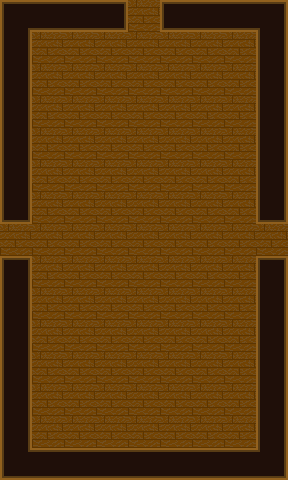

Rendered tile map (Tiled .tmx) drawn with the repository's tilesets; below, a short description and the full map source, tile grids included:
An orthogonal 9x15 tile map with 32x32 px tiles, 1 tile layer (floor).

<map version="1.8" tiledversion="1.8.4" orientation="orthogonal" renderorder="right-down" width="9" height="15" tilewidth="32" tileheight="32" infinite="0" nextlayerid="2" nextobjectid="1">
 <tileset firstgid="1" name="atlas" tilewidth="32" tileheight="32" tilecount="144" columns="12">
  <image source="../rooms/atlas.png" width="384" height="384" />
  <tile id="1">
   <properties>
    <property name="collidable" type="bool" value="true" />
    <property name="key" value="w" />
   </properties>
  </tile>
  <tile id="60">
   <properties>
    <property name="collidable" type="bool" value="true" />
    <property name="key" value="w" />
   </properties>
  </tile>
  <tile id="72">
   <properties>
    <property name="collidable" type="bool" value="true" />
    <property name="key" value="w" />
   </properties>
  </tile>
  <tile id="84">
   <properties>
    <property name="key" value="x" />
   </properties>
  </tile>
  <tile id="96">
   <properties>
    <property name="key" value="x" />
   </properties>
  </tile>
  <tile id="108">
   <properties>
    <property name="key" value="x" />
   </properties>
  </tile>
  <tile id="120">
   <properties>
    <property name="key" value="f" />
   </properties>
  </tile>
 </tileset>
 <layer id="1" name="floor" width="9" height="15">
  <data encoding="csv">
3758096445,2684354633,2684354633,1610612738,121,2684354562,2684354633,2684354633,1073741885,
3221225545,121,121,121,121,121,121,121,3221225545,
3221225545,121,121,121,121,121,121,121,3221225545,
3221225545,121,121,121,121,121,121,121,3221225545,
3221225545,121,121,121,121,121,121,121,3221225545,
3221225545,121,121,121,121,121,121,121,3221225545,
2,121,121,121,121,121,121,121,2,
121,121,121,121,121,121,121,121,121,
1073741826,121,121,121,121,121,121,121,1073741826,
3221225545,121,121,121,121,121,121,121,3221225545,
3221225545,121,121,121,121,121,121,121,3221225545,
3221225545,121,121,121,121,121,121,121,3221225545,
3221225545,121,121,121,121,121,121,121,3221225545,
3221225545,121,121,121,121,121,121,121,3221225545,
2147483709,2684354633,2684354633,2684354633,2684354633,2684354633,2684354633,2684354633,61
</data>
 </layer>
</map>
